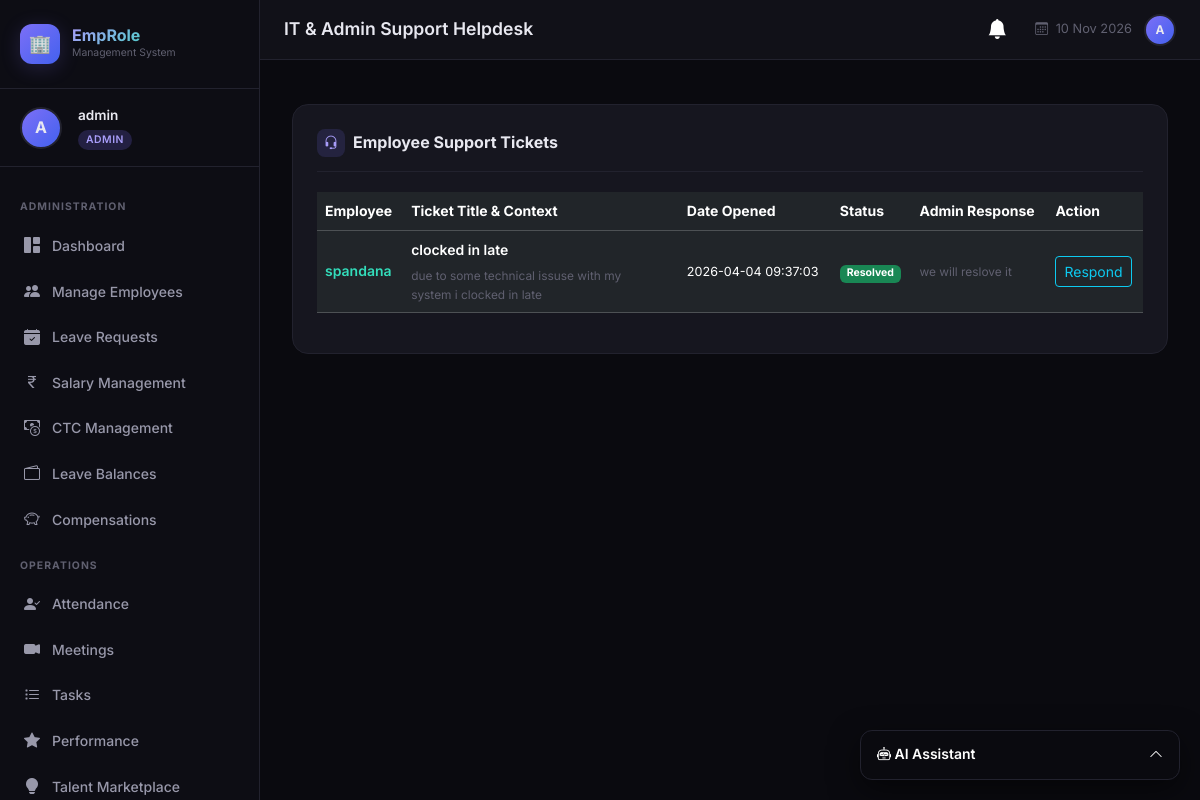
The app's page /helpdesk (signed in) with its own data.
### tables this page shows
CREATE TABLE helpdesk_tickets (
            id INTEGER PRIMARY KEY AUTOINCREMENT,
            employee_id INTEGER NOT NULL,
            title TEXT NOT NULL,
            description TEXT NOT NULL,
            status TEXT DEFAULT 'Open',
            response TEXT,
            created_at DATETIME DEFAULT CURRENT_TIMESTAMP,
            FOREIGN KEY (employee_id) REFERENCES employees(id)
        );

CREATE TABLE employees (
            id INTEGER PRIMARY KEY AUTOINCREMENT,
            user_id INTEGER UNIQUE,
            name TEXT NOT NULL,
            email TEXT NOT NULL,
            phone TEXT,
            department TEXT,
            designation TEXT,
            joining_date DATE,
            status TEXT DEFAULT 'active',
            FOREIGN KEY (user_id) REFERENCES users(id)
        );

### hr_extensions.py (the view, shortened to what this page needs)
@hr_extensions_bp.route('/helpdesk', methods=['GET'])
@login_required
def helpdesk():
    db = get_db()
    if session.get('role') in ['admin', 'hr']:
        tickets = db.execute(
            "SELECT t.*, e.name FROM helpdesk_tickets t "
            "JOIN employees e ON t.employee_id=e.id "
            "ORDER BY t.created_at DESC"
        ).fetchall()
        db.close()
        return render_template('hr_extensions/admin_helpdesk.html', tickets=tickets)

### ai_service.py (called while the page is built)
@ai_service_bp.before_app_request
def setup_ai():
    if not hasattr(ai_service_bp, 'schema_initialized'):
        init_ai_schema()
        ai_service_bp.schema_initialized = True

### app.py (called while the page is built)
@app.context_processor
def inject_notifications():
    if 'user_id' in session:
        db = get_db()
        n = db.execute("SELECT * FROM notifications WHERE user_id=? AND is_read=0 ORDER BY created_at DESC LIMIT 5", (session['user_id'],)).fetchall()
        c = db.execute("SELECT COUNT(*) as c FROM notifications WHERE user_id=? AND is_read=0", (session['user_id'],)).fetchone()['c']
        db.close()
        return dict(recent_notifications=n, unread_notifications_count=c)
    return dict(recent_notifications=[], unread_notifications_count=0)

### database.py (called while the page is built)
def get_db():
    conn = sqlite3.connect(DB_PATH)
    conn.row_factory = sqlite3.Row
    conn.execute("PRAGMA foreign_keys = ON")
    return conn

### hr_extensions.py (called while the page is built)
def login_required(f):
    @wraps(f)
    def decorated(*args, **kwargs):
        if 'user_id' not in session:
            flash('Please log in to access this page.', 'warning')
            return redirect(url_for('login'))
        return f(*args, **kwargs)
    return decorated

### hr_extensions_db.py (called while the page is built)
def get_db():
    conn = sqlite3.connect(DB_PATH)
    conn.row_factory = sqlite3.Row
    conn.execute("PRAGMA foreign_keys = ON")
    return conn

### templates/hr_extensions/admin_helpdesk.html (shortened to what this page needs)
{% extends "base.html" %}
{% block page_title %}IT & Admin Support Helpdesk{% endblock %}
{% block content %}
<div class="content-card fade-in">
  <div class="card-header-custom">
    <div class="card-title-custom">
      <div class="title-icon"><i class="bi bi-headset"></i></div>
      Employee Support Tickets
    </div>
  </div>
  <div class="table-responsive mt-3">
    <table class="table table-dark table-hover align-middle">
      <thead>
        <tr>
          <th>Employee</th>
          <th>Ticket Title & Context</th>
          <th>Date Opened</th>
          <th>Status</th>
          <th>Admin Response</th>
          <th>Action</th>
        </tr>
      </thead>
      <tbody>
        {% for t in tickets %}
        <tr>
          <td style="font-weight:600; color:var(--accent-teal-light);">{{ t.name }}</td>
          <td>
            <div style="font-weight:600; margin-bottom:4px;">{{ t.title }}</div>
            <div style="font-size:0.85em; color:var(--text-muted); max-width:250px;">{{ t.description }}</div>
          </td>
          <td style="font-size:0.9em;">{{ t.created_at }}</td>
          <td>
            {% if t.status == 'Open' %}
              <span class="badge bg-warning text-dark">Open</span>
            {% elif t.status == 'In Progress' %}
              <span class="badge bg-info text-dark">In Progress</span>
            {% else %}
              <span class="badge bg-success">Resolved</span>
            {% endif %}
          </td>
          <td>
            <div style="font-size:0.85em; color:var(--text-muted); max-width:200px;">
              {{ t.response if t.response else 'No response yet.' }}
            </div>
          </td>
          <td>
            <button class="btn btn-sm btn-outline-info" data-bs-toggle="modal" data-bs-target="#respondModal{{ t.id }}">
              Respond
            </button>
          </td>
        </tr>
        {% else %}
        <tr>
          <td colspan="6" class="text-center py-4" style="color:var(--text-muted);">No helpdesk tickets available right now.</td>
        </tr>
        {% endfor %}
      </tbody>
    </table>
  </div>
</div>
{% endblock %}

### static/css/style.css (style rules this page uses)
:root { --bg-primary: #0a0a0f; --bg-secondary: #111118; --bg-card: #16161f; --bg-card-hover: #1e1e2a; --sidebar-bg: #0d0d14; --sidebar-width: 260px; --accent-purple: #7c6ff7; --accent-purple-light: #a89df9; --accent-teal: #00d4aa; --accent-teal-light: #33ddbb; --accent-orange: #ff6b35; --accent-pink: #f72585; --accent-blue: #4361ee; --text-primary: #e8e8f0; --text-secondary: #9898aa; --text-muted: #606070; --border-color: #22222e; --border-glow: rgba(124, 111, 247, 0.3); --shadow-sm: 0 2px 8px rgba(0, 0, 0, 0.4); --shadow-md: 0 4px 20px rgba(0, 0, 0, 0.5); --shadow-lg: 0 8px 40px rgba(0, 0, 0, 0.6); --shadow-accent: 0 4px 20px rgba(124, 111, 247, 0.2); --radius-sm: 8px; --radius-md: 12px; --radius-lg: 16px; --radius-xl: 20px; --transition: all 0.25s cubic-bezier(0.4, 0, 0.2, 1); }
*, *::before, *::after { box-sizing: border-box; margin: 0; padding: 0; }
html { scroll-behavior: smooth; }
body { font-family: 'Inter', -apple-system, BlinkMacSystemFont, sans-serif; background: var(--bg-primary); color: var(--text-primary); min-height: 100vh; overflow-x: hidden; font-size: 14px; line-height: 1.6; }
.content-card { background: var(--bg-card); border: 1px solid var(--border-color); border-radius: var(--radius-lg); padding: 1.5rem; margin-bottom: 1.5rem; }
.card-header-custom { display: flex; align-items: center; justify-content: space-between; margin-bottom: 1.25rem; padding-bottom: 0.875rem; border-bottom: 1px solid var(--border-color); }
.card-title-custom { font-size: 1rem; font-weight: 700; color: var(--text-primary); display: flex; align-items: center; gap: 8px; }
.card-title-custom .title-icon { width: 28px; height: 28px; background: rgba(124, 111, 247, 0.15); border-radius: 8px; display: flex; align-items: center; justify-content: center; color: var(--accent-purple-light); font-size: 0.9rem; }
.fade-in { animation: fadeIn 0.4s ease forwards; }
.content-card { animation: fadeIn 0.4s ease forwards; animation-delay: 0.2s; opacity: 0; animation-fill-mode: forwards; }

### records on screen
helpdesk_tickets: name "spandana", title "clocked in late", description "due to some technical issuse with my system i clocked in late", created_at "2026-04-04 09:37:03", status "Resolved", response "we will reslove it"

### other values on screen
{{ session.username[0].upper() }} "A"
{{ session.username }} "admin"
{{ session.role }} "ADMIN"
